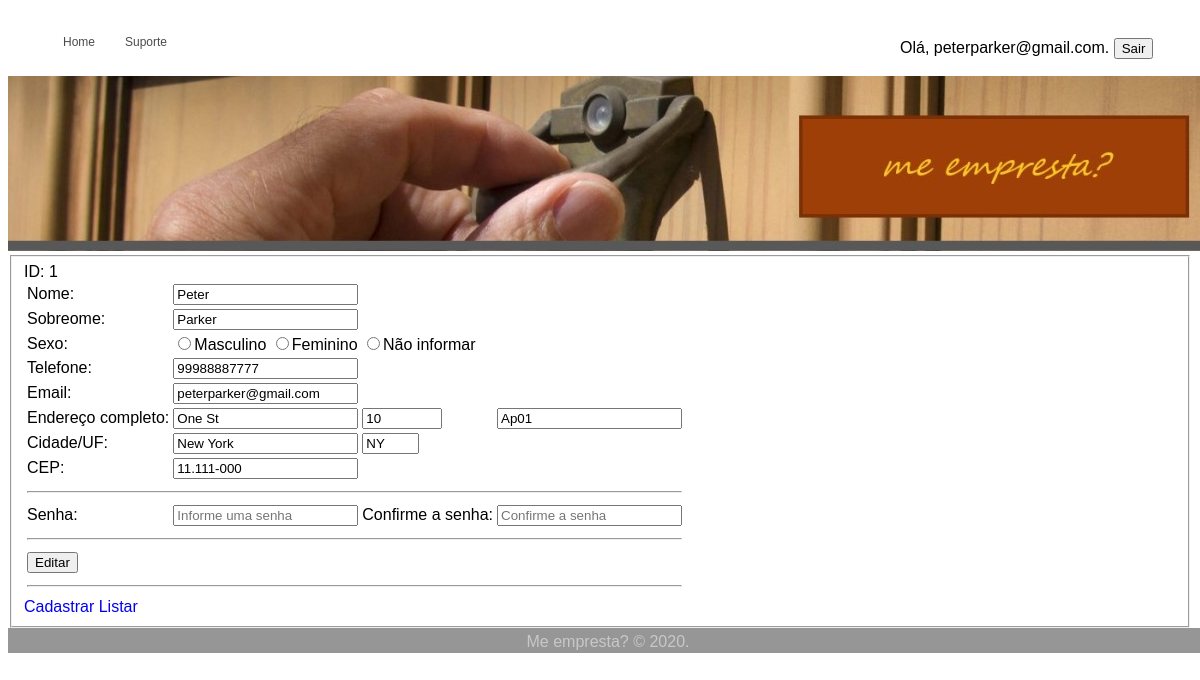
/meEmpresta/edit_user.php (signed in), run on the app's committed database.
### tables this page shows
CREATE TABLE `member` (
  `id` smallint(6) NOT NULL,
  `nome` varchar(20) NOT NULL,
  `sobrenome` varchar(30) NOT NULL,
  `sexo` varchar(20) NOT NULL,
  `telefone` bigint(20) UNSIGNED NOT NULL,
  `email` varchar(50) NOT NULL,
  `endereco` varchar(50) NOT NULL,
  `numero` smallint(5) UNSIGNED NOT NULL,
  `complemento` varchar(20) DEFAULT NULL,
  `cidade` varchar(30) NOT NULL,
  `uf` varchar(2) NOT NULL,
  `cep` varchar(10) DEFAULT NULL,
  `senha` varchar(32) NOT NULL,
  `dataregistro` datetime NOT NULL
);

### meEmpresta/functs.php (called while the page is built, shortened)
<?php
function conn(){
    $servidor = "localhost";
    $usuario = "root";
    $senha = "";
    $dbname = "empresta";
    $conn = mysqli_connect($servidor, $usuario, $senha, $dbname);
    return $conn;
}
function getUser(){
    $conn = conn();
    $id = $_SESSION['logininputbox'];
    $query = "SELECT * FROM member where email = '{$id}'";
    $exec_query = mysqli_query($conn, $query);
    $id = mysqli_fetch_assoc($exec_query);
    return $id;
}

### meEmpresta/edit_user.php (the view, shortened to what this page needs)
<?php
include('functs.php');
?>
<!DOCTYPE html>
<html>
    <head>
        <link rel="stylesheet" type="text/css" href="_css/estilos.css" />
    </head>
    <body>
        <header>
            <div class="menuprincipal">
                <nav>
                    <ul class="menu">
                        <li><a href="index.php">Home</a></li>
                        <li><a href="help.php">Suporte</a></li>
                    </ul>
                </nav>
            </div>
           <div class="hello">
               <?php if(isset($_SESSION['logininputbox'])){echo "Olá, ".$_SESSION['logininputbox'].".";} else {echo "Olá, visitante."; } ?>
               <a href='logout.php'><input type='button' value='Sair'> <a/>
            </div>
            <figure class="figure">
                <img class="knock" src="_imgs/knock.jpg">
            </figure>
        </header>
        <section>
            <fieldset title="Editar Usuários">
                <?php
                    $id = getUser();
                ?>
                <form name="cadastro" method="post" action="process_edit_user.php">
                    <td><input type="hidden" name="id" value="<?php if (isset($id)){echo $id['id']; }else { echo ("");}?>" />
                    <table>
                        <tr>
                            <td><label for="nome">Nome: </label>
                            <td><input type="text" name="nome" value="<?php if (isset($id)){echo $id['nome']; }else { echo ("");}?>" />
                        </tr>
                        <tr>
                            <td><label for="sobrenome">Sobreome: </label>
                            <td><input type="text" name="sobrenome" value="<?php if (isset($id)){echo $id['sobrenome']; }else { echo ("");}?>" />
                        </tr>
                        <tr>
                            <td><label for="sexo">Sexo:</label>
                            <td colspan="3"><input type="radio" value="Masculino" name="Sexo">Masculino
                            <input type="radio" value="Feminino" name="Sexo">Feminino
                            <input type="radio" value="Null" name="Sexo">Não informar
                        </tr>
                        <tr>
                           <td><label for="telefone">Telefone: </label>
                            <td><input type="tel" name="telefone" value="<?php if (isset($id)){echo $id['telefone']; }else { echo ("");}?>" />
                        </tr>
                        <tr>
                            <td><label for="email">Email:</label>
                            <td><input type="email" name="email" value="<?php if (isset($id)){echo $id['email']; }else { echo ("");}?>" />
                        </tr>
                        <tr>
                            <td><label for="endereco">Endereço completo:</label>
                            <td><input type="text" name="endereco" value="<?php if (isset($id)){echo $id['endereco']; }else { echo ("");}?>" />
                            <td><input type="number" name="numero" min="0" max="99999" value="<?php if (isset($id)){echo $id['numero'];}?>" />
                            <td><input type="text" name="complemento" value="<?php if (isset($id)){echo $id['complemento']; }else { echo ("");}?>"/>
                        </tr>
                        <tr>
                            <td><label for="cidade">Cidade/UF:</label>
                            <td><input type="text" name="cidade" value="<?php if (isset($id)){echo $id['cidade'];}?>" />
                            <td><input type="text" name="uf" size="4" value="<?php if (isset($id)){echo $id['uf'];}?>" />
                        </tr>
                        <tr>
                            <td><label for="cep">CEP:</label>
                            <td><input type="text" name="cep" value="<?php if (isset($id)){echo $id['cep'];}?>" />
                        </tr>
                        <tr>
                            <td colspan="4"><hr>
                        </tr>
                        <tr>
                            <td><label for="senha">Senha:</label>
                            <td><input type="password" name="senha" placeholder="Informe uma senha"/>
                            <td><label for="confsenha">Confirme a senha:</label>
                            <td><input type="password" name="confsenha" placeholder="Confirme a senha"/>
                        </tr>
                        <tr>
                            <td colspan="4"><hr>
                        </tr>
                        <tr>
                            <td colspan="2"><input type="submit" value="Editar" />
                        </tr>
                        <tr>
                            <td colspan="4"><hr>
                        </tr>
                    </table>
                </form>
            <a href='index.php'>Cadastrar</a>
            <a href='list.php'>Listar</a>
            </fieldset>
        </section>
    </body>
    <footer class="footer">
        Me empresta? &copy; 2020.
    </footer>
</html>

### meEmpresta/_css/estilos.css (style rules this page uses)
body { font-family: arial, helvetica, sans-serif; }
.menuprincipal { font-size: 12px; height: 30px; }
a { text-decoration: none; }
.figure { margin: 0px; }
.knock { margin: auto auto auto auto; }
.menu { list-style:none; float:left; }
.menu li { position:relative; float:left; }
.menu li a { color: rgba(75,75,75,1); text-decoration:none; padding: 15px 15px; display:block; }
.footer { padding-top: 5px; position: absolute; width: 1200px; text-align: center; height:20px; color: rgba(200,200,200,1); background-color: rgba(150,150,150,1); }
.hello { position: absolute; left: 900px; }

### data on the page
member: nome "Peter", sobrenome "Parker", telefone "99988887777", email "peterparker@gmail.com", endereco "One St", numero "10", complemento "Ap01", cidade "New York", uf "NY", cep "11.111-000"

### other printed values
$_SESSION['logininputbox'] "peterparker@gmail.com"
